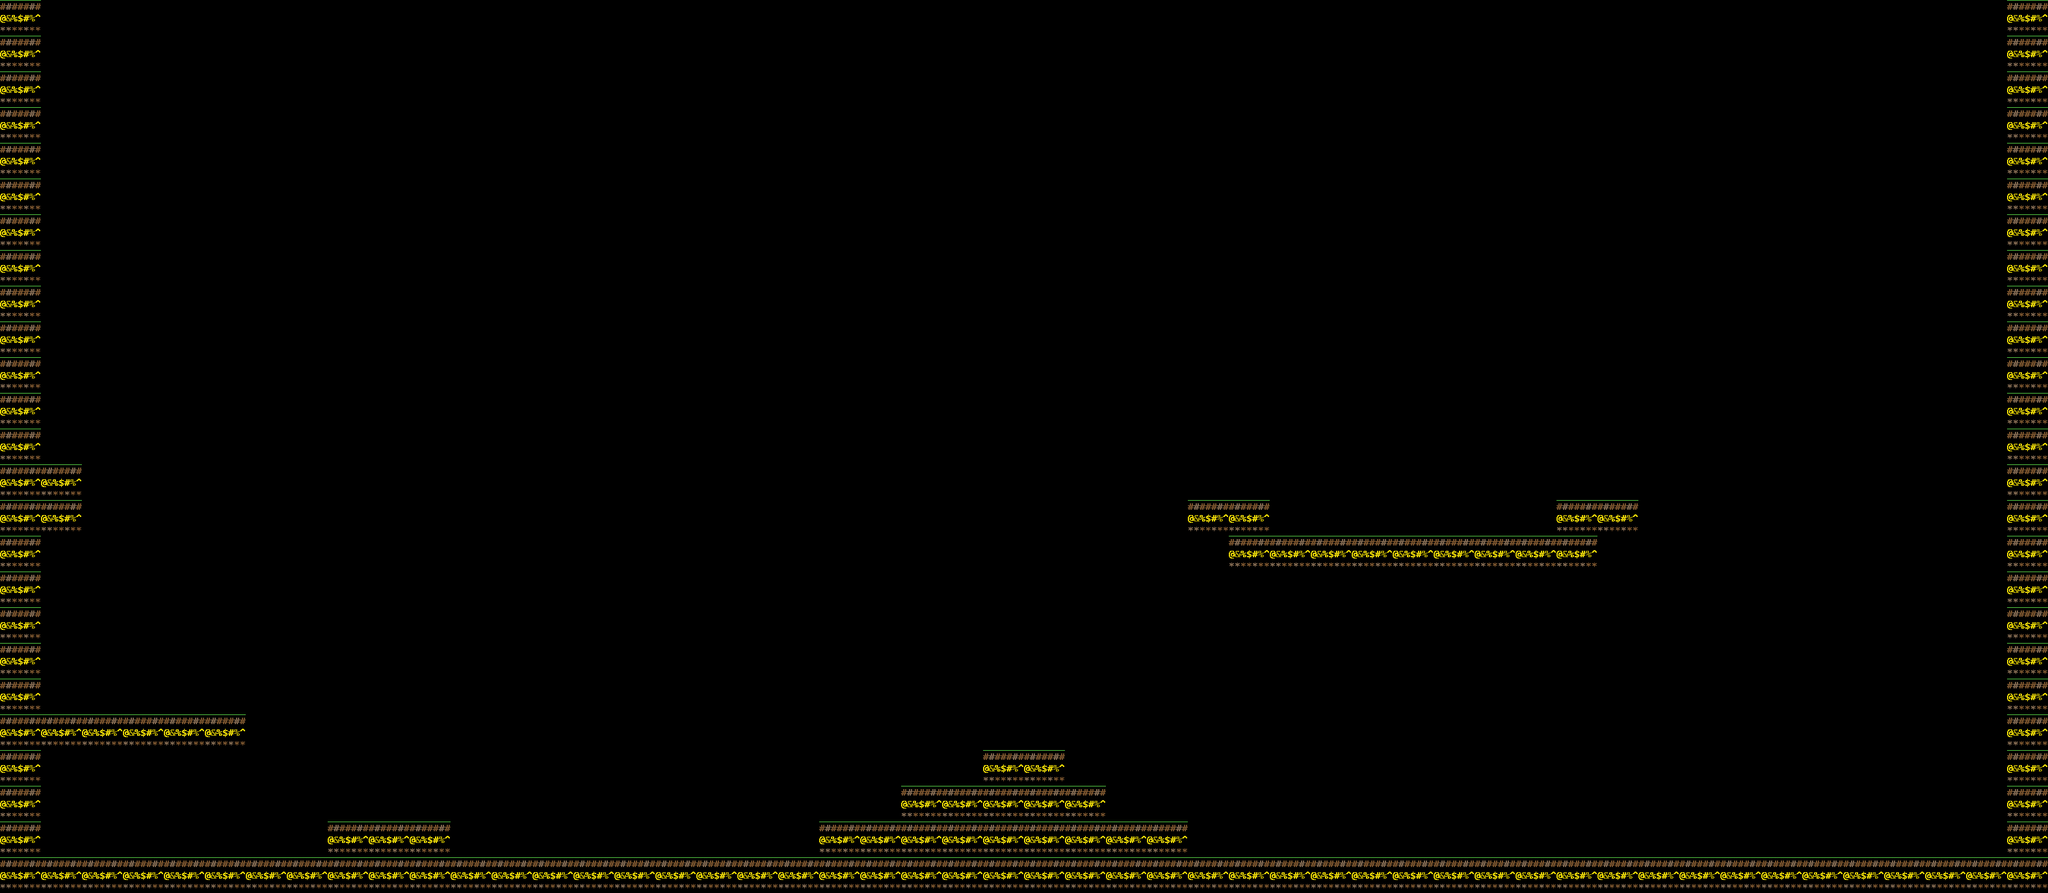

This game map was drawn from its Tiled (.tmx) file and the tilesets committed beside it. A one-line description and the full map source follow:
An orthogonal 50x25 tile map with 63x55 px tiles, 1 tile layer (groung) and 1 object (player).

<map version="1.4" tiledversion="1.4.3" orientation="orthogonal" renderorder="right-down" width="50" height="25" tilewidth="63" tileheight="55" infinite="0" nextlayerid="3" nextobjectid="2">
 <tileset firstgid="1" name="ground" tilewidth="63" tileheight="55" tilecount="1" columns="1">
  <image source="ground.png" width="63" height="55" />
 </tileset>
 <layer id="1" name="groung" width="50" height="25">
  <data encoding="csv">
1,0,0,0,0,0,0,0,0,0,0,0,0,0,0,0,0,0,0,0,0,0,0,0,0,0,0,0,0,0,0,0,0,0,0,0,0,0,0,0,0,0,0,0,0,0,0,0,0,1,
1,0,0,0,0,0,0,0,0,0,0,0,0,0,0,0,0,0,0,0,0,0,0,0,0,0,0,0,0,0,0,0,0,0,0,0,0,0,0,0,0,0,0,0,0,0,0,0,0,1,
1,0,0,0,0,0,0,0,0,0,0,0,0,0,0,0,0,0,0,0,0,0,0,0,0,0,0,0,0,0,0,0,0,0,0,0,0,0,0,0,0,0,0,0,0,0,0,0,0,1,
1,0,0,0,0,0,0,0,0,0,0,0,0,0,0,0,0,0,0,0,0,0,0,0,0,0,0,0,0,0,0,0,0,0,0,0,0,0,0,0,0,0,0,0,0,0,0,0,0,1,
1,0,0,0,0,0,0,0,0,0,0,0,0,0,0,0,0,0,0,0,0,0,0,0,0,0,0,0,0,0,0,0,0,0,0,0,0,0,0,0,0,0,0,0,0,0,0,0,0,1,
1,0,0,0,0,0,0,0,0,0,0,0,0,0,0,0,0,0,0,0,0,0,0,0,0,0,0,0,0,0,0,0,0,0,0,0,0,0,0,0,0,0,0,0,0,0,0,0,0,1,
1,0,0,0,0,0,0,0,0,0,0,0,0,0,0,0,0,0,0,0,0,0,0,0,0,0,0,0,0,0,0,0,0,0,0,0,0,0,0,0,0,0,0,0,0,0,0,0,0,1,
1,0,0,0,0,0,0,0,0,0,0,0,0,0,0,0,0,0,0,0,0,0,0,0,0,0,0,0,0,0,0,0,0,0,0,0,0,0,0,0,0,0,0,0,0,0,0,0,0,1,
1,0,0,0,0,0,0,0,0,0,0,0,0,0,0,0,0,0,0,0,0,0,0,0,0,0,0,0,0,0,0,0,0,0,0,0,0,0,0,0,0,0,0,0,0,0,0,0,0,1,
1,0,0,0,0,0,0,0,0,0,0,0,0,0,0,0,0,0,0,0,0,0,0,0,0,0,0,0,0,0,0,0,0,0,0,0,0,0,0,0,0,0,0,0,0,0,0,0,0,1,
1,0,0,0,0,0,0,0,0,0,0,0,0,0,0,0,0,0,0,0,0,0,0,0,0,0,0,0,0,0,0,0,0,0,0,0,0,0,0,0,0,0,0,0,0,0,0,0,0,1,
1,0,0,0,0,0,0,0,0,0,0,0,0,0,0,0,0,0,0,0,0,0,0,0,0,0,0,0,0,0,0,0,0,0,0,0,0,0,0,0,0,0,0,0,0,0,0,0,0,1,
1,0,0,0,0,0,0,0,0,0,0,0,0,0,0,0,0,0,0,0,0,0,0,0,0,0,0,0,0,0,0,0,0,0,0,0,0,0,0,0,0,0,0,0,0,0,0,0,0,1,
1,1,0,0,0,0,0,0,0,0,0,0,0,0,0,0,0,0,0,0,0,0,0,0,0,0,0,0,0,0,0,0,0,0,0,0,0,0,0,0,0,0,0,0,0,0,0,0,0,1,
1,1,0,0,0,0,0,0,0,0,0,0,0,0,0,0,0,0,0,0,0,0,0,0,0,0,0,0,0,1,1,0,0,0,0,0,0,0,1,1,0,0,0,0,0,0,0,0,0,1,
1,0,0,0,0,0,0,0,0,0,0,0,0,0,0,0,0,0,0,0,0,0,0,0,0,0,0,0,0,0,1,1,1,1,1,1,1,1,1,0,0,0,0,0,0,0,0,0,0,1,
1,0,0,0,0,0,0,0,0,0,0,0,0,0,0,0,0,0,0,0,0,0,0,0,0,0,0,0,0,0,0,0,0,0,0,0,0,0,0,0,0,0,0,0,0,0,0,0,0,1,
1,0,0,0,0,0,0,0,0,0,0,0,0,0,0,0,0,0,0,0,0,0,0,0,0,0,0,0,0,0,0,0,0,0,0,0,0,0,0,0,0,0,0,0,0,0,0,0,0,1,
1,0,0,0,0,0,0,0,0,0,0,0,0,0,0,0,0,0,0,0,0,0,0,0,0,0,0,0,0,0,0,0,0,0,0,0,0,0,0,0,0,0,0,0,0,0,0,0,0,1,
1,0,0,0,0,0,0,0,0,0,0,0,0,0,0,0,0,0,0,0,0,0,0,0,0,0,0,0,0,0,0,0,0,0,0,0,0,0,0,0,0,0,0,0,0,0,0,0,0,1,
1,1,1,1,1,1,0,0,0,0,0,0,0,0,0,0,0,0,0,0,0,0,0,0,0,0,0,0,0,0,0,0,0,0,0,0,0,0,0,0,0,0,0,0,0,0,0,0,0,1,
1,0,0,0,0,0,0,0,0,0,0,0,0,0,0,0,0,0,0,0,0,0,0,0,1,1,0,0,0,0,0,0,0,0,0,0,0,0,0,0,0,0,0,0,0,0,0,0,0,1,
1,0,0,0,0,0,0,0,0,0,0,0,0,0,0,0,0,0,0,0,0,0,1,1,1,1,1,0,0,0,0,0,0,0,0,0,0,0,0,0,0,0,0,0,0,0,0,0,0,1,
1,0,0,0,0,0,0,0,1,1,1,0,0,0,0,0,0,0,0,0,1,1,1,1,1,1,1,1,1,0,0,0,0,0,0,0,0,0,0,0,0,0,0,0,0,0,0,0,0,1,
1,1,1,1,1,1,1,1,1,1,1,1,1,1,1,1,1,1,1,1,1,1,1,1,1,1,1,1,1,1,1,1,1,1,1,1,1,1,1,1,1,1,1,1,1,1,1,1,1,1
</data>
 </layer>
 <objectgroup id="2" name="player">
  <object id="1" name="player" type="player" x="70" y="996" width="134" height="99" />
 </objectgroup>
</map>